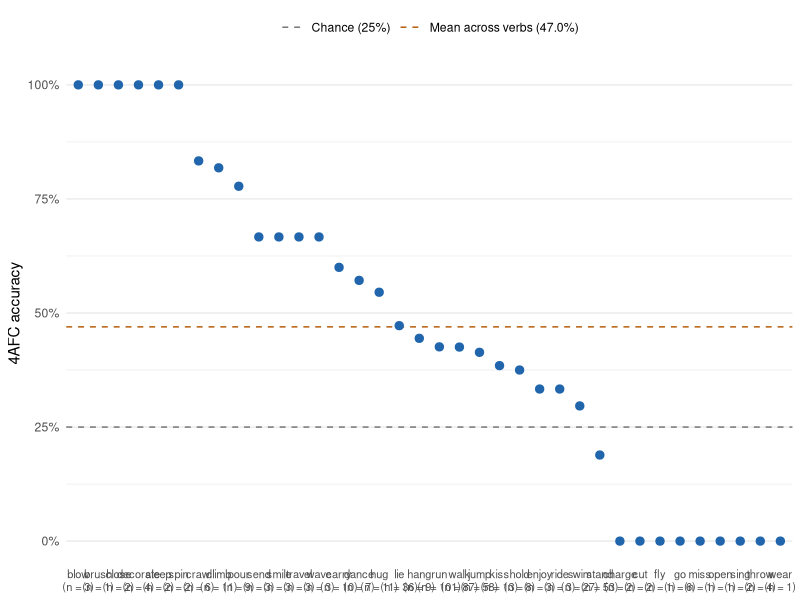
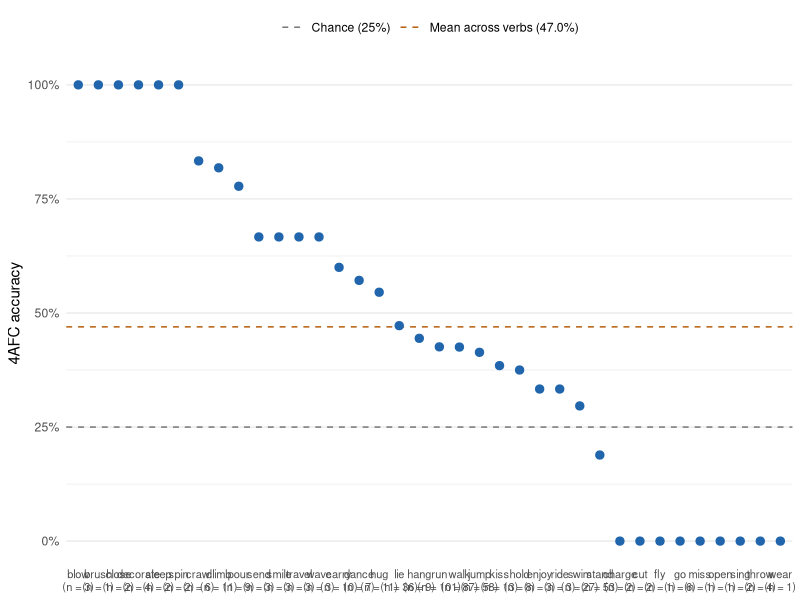

Write the R code that produced these figures, in order.
## ---- chunk 1
library(tidyverse)
## ---- chunk 2
data <- read_csv("verb_data/svo_verb_4afc_scores.csv")

fc.accuracy <- data %>%
  mutate(correct = ifelse(correct==TRUE, 1, 0)) %>%
  group_by(target_lemma) %>%
  summarize(average = mean(correct), num_d = length(correct))
## ---- chunk 3
library(patchwork)

plot_data <- fc.accuracy %>%
  arrange(desc(average), target_lemma) %>%
  mutate(target_lemma = factor(target_lemma, levels = target_lemma))

mean_accuracy <- mean(plot_data$average, na.rm = TRUE)

references <- tibble(
  y = c(0.25, mean_accuracy),
  label = c("Chance (25%)", sprintf("Mean across verbs (%.1f%%)", 100 * mean_accuracy))
)

accuracy_plot <- ggplot(plot_data, aes(target_lemma, average)) +
  geom_hline(
    data = references,
    aes(yintercept = y, colour = label),
    linetype = "dashed"
  ) +
  geom_point(size = 2.5, colour = "#2166AC") +
  scale_colour_manual(values = c("grey45", "#B35806")) +
  scale_y_continuous(
    breaks = seq(0, 1, 0.25),
    labels = scales::label_percent()
  ) +
  labs(x = NULL, y = "4AFC accuracy", colour = NULL) +
  theme_minimal() +
  theme(legend.position = "top", axis.text.x = element_blank())

# include the number of data points for each figure
figure <- accuracy_plot +
  scale_x_discrete(
    labels = setNames(
      paste0(plot_data$target_lemma, "\n(n = ", plot_data$num_d, ")"),
      plot_data$target_lemma
    )
  ) +
  theme(
    axis.text.x = element_text(angle = 0, size = 8, lineheight = 0.95),
    panel.grid.major.x = element_blank()
  )

ggsave(
  "verb_figures/svo_4afc_accuracy_by_verb.pdf",
  figure, width = 16, height = 5, dpi = 300
)

figure
